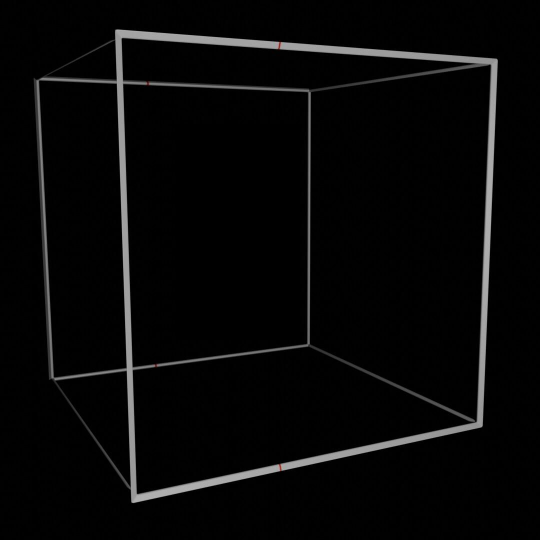
#> input picture CV/MidtermProject/AfterProcess_Box/0000.jpg, 1080 x 1080 px (shown at 1/2 size)
$ jupyter execute --allow-errors MidtermProject.ipynb
#> lines starting #> are read from the running program, lines starting #| are printed output that depends on the picture; after the words box and inside, x2 and y2 are one past the last pixel; in counts of white or black regions, pixels touching at a corner belong together
### Import Package

[cell 1]
import matplotlib.pyplot as plt
import numpy as np
import warnings
import sklearn
import cv2
import os

from sklearn.cluster import KMeans
from mpl_toolkits.mplot3d import Axes3D

### Masking
- Use rectangular masks to separately block the model and the outer cubic frame. This facilitates the subsequent extraction of red points on the cubic frame and laser scan data points.

[cell 2]
# Set the directory path for the original images & processed images
origin_image_path = "ShadowStrip"
processed_path = "AfterProcess_Box"

# Loop through each file in the original image directory
#> (the rest of this cell did not finish here and is left out)

[cell 3]
# Set the directory path for the original images & processed images
origin_image_path = "ShadowStrip"
processed_path = "AfterProcess_Model"

# Loop through each file in the directory specified by origin_image_path
#> (the rest of this cell did not finish here and is left out)

### Red Channel Filtering
- Read the images processed by masking, convert them from BGR channel to HSV channel, and set thresholds to filter out red pixels in the images.

[cell 4]
# Suppress unnecessary warnings
warnings.filterwarnings("ignore")

# Set the directory for processed images
processed_path = "./AfterProcess_Box"

# Define HSV color ranges for light and dark red
light_red_min = np.array([0, 23, 0])
light_red_max = np.array([15, 255, 255])
dark_red_min = np.array([155, 23, 0])
dark_red_max = np.array([180, 255, 180])

# Function to process an image and extract red points
def process_image(image_path):
#> called with image_path = './AfterProcess_Box/0000.jpg'
    image = cv2.imread(image_path)
#> image is the input picture: shape (1080, 1080, 3); mean B, G, R 7.9, 7.9, 7.9
    image_hsv = cv2.cvtColor(image, cv2.COLOR_BGR2HSV)
#> image_hsv: shape (1080, 1080, 3); mean H, S, V 0.1, 0.2, 7.9
    mask_light_red = cv2.inRange(image_hsv, light_red_min, light_red_max)
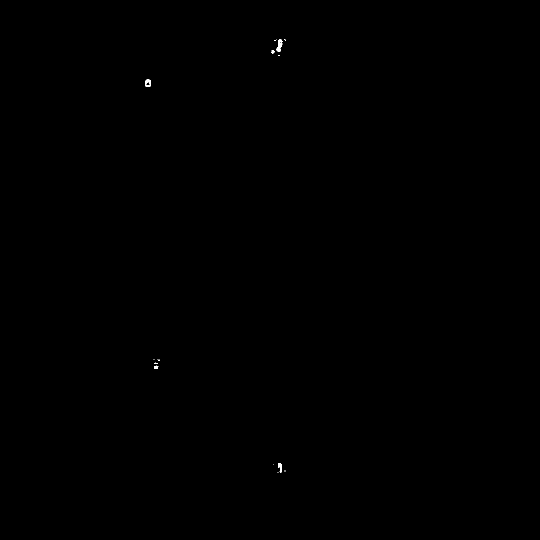
#> mask_light_red: shape (1080, 1080) (shown at 1/2 size); 0.04% white; 20 white regions (15 under 20 px), largest, box (x1, y1, x2, y2) and area: (552, 79, 565, 103) 169, (291, 159, 301, 174) 102, (556, 927, 564, 945) 100, (308, 731, 317, 737) 39, (543, 101, 549, 107) 30
    mask_dark_red = cv2.inRange(image_hsv, dark_red_min, dark_red_max)
#> mask_dark_red: shape (1080, 1080); 0.02% white in thin lines or dots, all inside (x1, y1, x2, y2) = (290, 79, 576, 945)
    mask_red = cv2.bitwise_or(mask_light_red, mask_dark_red)
#> mask_red: shape (1080, 1080); 0.06% white; 18 white regions (12 under 20 px), largest, box (x1, y1, x2, y2) and area: (552, 79, 565, 103) 183, (290, 159, 302, 174) 148, (305, 724, 318, 737) 120, (556, 927, 564, 945) 113, (543, 100, 549, 108) 37, (551, 109, 561, 113) 35
    kernel = np.ones((3,3), np.uint8)
    mask_red = cv2.morphologyEx(mask_red, cv2.MORPH_OPEN, kernel)
#> mask_red: shape (1080, 1080); 0.06% white; 9 white regions (3 under 20 px), largest, box (x1, y1, x2, y2) and area: (553, 79, 564, 103) 178, (291, 159, 301, 174) 146, (306, 724, 317, 737) 118, (556, 927, 564, 945) 105, (543, 100, 549, 107) 35, (552, 109, 560, 113) 32
    red_pixels = np.where(mask_red != 0)
#> red_pixels = 647 positions, rows 79 to 944, columns 291 to 570
    points = np.column_stack((red_pixels[1], red_pixels[0]))
#> points = 647 pairs, first value 291 to 570, second value 79 to 944
    return points

### Kmeans Clustering
- Utilize the sklearn kmeans algorithm to approximate four points for the filtered cubic points.

[cell 5]
# Collect center points of red clusters from each image
centers_list = []
for img in os.listdir(processed_path):
    if img.endswith(('.png', '.jpg', '.jpeg')):
        points = process_image(os.path.join(processed_path, img))
        if len(points) > 0:
            kmeans = KMeans(n_clusters=4, random_state=42).fit(points)
            centers = np.round(kmeans.cluster_centers_).astype(int)
#> centers = [[556, 94], [560, 935], [296, 166], [311, 730]]
            centers_list.append(centers)

# Sort the points in each cluster in a clockwise direction
def sort_points_clockwise(points):
    centroid = np.mean(points, axis=0)
    angles = np.arctan2(points[:,1] - centroid[1], points[:,0] - centroid[0])
    angles = np.where(angles < 0, angles + 2*np.pi, angles)
    sorted_indices = np.argsort(angles)
    sorted_points = points[sorted_indices]
    return sorted_points

# Sort all collected center points
centers_list_sorted = [sort_points_clockwise(centers) for centers in centers_list]
#> centers_list_sorted = [[[560, 935], [311, 730], [296, 166], [556, 94]]]

### Homography Calculation
- Transform all four points of the images to the coordinates [98.5, 98.5], [-98.5, 98.5], [-98.5, -98.5], [98.5, -98.5] through homography.

[cell 6]
# Initialize a list to store homography matrices
H_list = []

# Define the destination points for the homography transformation
dst_points = np.array([[98.5, 98.5], [-98.5, 98.5], [-98.5, -98.5], [98.5, -98.5]], dtype=np.float32)

# Calculate the homography matrix for each set of sorted center points
for centers in centers_list_sorted:
    # Ensure each set of centers contains exactly four points
    if len(centers) == 4:
        # Compute the homography matrix using OpenCV, mapping centers to destination points
        H, _ = cv2.findHomography(centers, dst_points)
        # Append the calculated homography matrix to the list
        H_list.append(H)
#> this loop made 1 pass
#> centers on pass 1: [[560, 935], [311, 730], [296, 166], [556, 94]]
#> after the loop, H_list = [[[2.14, -0.0383, -849.7], [-0.228, 0.775, -283.3], [0.00441, -0.000307, 1]]]

### Z Axis Calculation
- Select the pixel coordinates of the left and right boundaries from the images, and interpolate along the x-axis. In this project, the interpolated values of all four boundary points are averaged to obtain the Z-axis coordinates.

[cell 7]
# Define start, end, and mid points for annotation on an image
start_points = [[237, 67], [73, 159], [103, 757], [269, 997]]
end_points = [[988, 123], [619, 181], [616, 690], [960, 847]]
mid_points = [[560, 935], [311, 730], [296, 166], [556, 94]]

# Combine all points into a single list for processing
points = start_points + end_points + mid_points

# Load the specified image
image = cv2.imread("AfterProcess_Box/0000.jpg")

# Extract x and y coordinates from the combined list of points
x = [point[0] for point in points]
y = [point[1] for point in points]

# Plot the points on the image using matplotlib
plt.scatter(x, y, c='y', s=10, marker='o')  # Yellow color, size 10, circle marker

# Annotate each point with its coordinates on the image
for i, txt in enumerate(points):
    plt.annotate(txt, (x[i], y[i]), color='y')  # Annotation text in yellow

# Display the image with points annotated
plt.imshow(cv2.cvtColor(image, cv2.COLOR_BGR2RGB))
plt.xlabel('X axis')  # Label for the X axis
plt.ylabel('Y axis')  # Label for the Y axis
plt.show()  # Show the plot
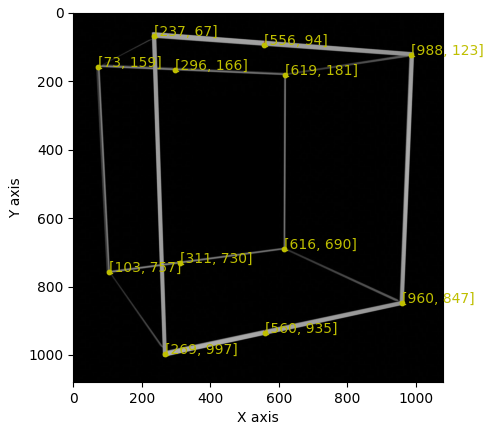
#> figure drawn by matplotlib, 1 panel

[cell 8]
# Initialize a list to store z-axis values
z_list = []

# Define a function to interpolate x-coordinates to millimeters
def interpolate(num, mode):
    # Set the boundaries in millimeters
    start_mm = -100
    end_mm = 100
    # Define conversion points based on specified mode
    if mode == "LowerLeft":
        start_point = 103
        end_point = 616
    elif mode == "LowerRight":
        start_point = 269
        end_point = 960
    elif mode == "UpperLeft":
        start_point = 73
        end_point = 619
    elif mode == "UpperRight":
        start_point = 237
        end_point = 988
    else:
        return "Error"

    # Calculate the interpolated result
    result = (end_mm - start_mm) / (end_point - start_point) * (num - start_point) + start_mm
    return result

# Calculate average interpolated z-values for each set of center points
for i in range(len(centers_list_sorted)):
    a = interpolate(centers_list_sorted[i][0][0], "LowerRight")
    b = interpolate(centers_list_sorted[i][1][0], "LowerLeft")
    c = interpolate(centers_list_sorted[i][2][0], "UpperLeft")
    d = interpolate(centers_list_sorted[i][3][0], "UpperRight")
    final = (a + b + c + d) / 4
    z_list.append(final)
#> this loop made 1 pass
#> (a, b, c) on pass 1: (-15.77, -18.91, -18.32)
#> after the loop, z_list = [-17.01]

### Apply Homography
- Apply the calculated H matrices to the pixels of the red scan line model extracted from the images.

[cell 9]
# Define path to the model images
model_path = "./AfterProcess_Model"

# Ensure the number of homography matrices matches the number of relevant model images
assert len(H_list) == len([img for img in os.listdir(model_path) if img.endswith(('.png', '.jpg', '.jpeg'))])

# Initialize a list to store 3D model points
model_point_list = []

# Iterate through sorted list of images in the model directory
for img_index, img in enumerate(sorted(os.listdir(model_path))):
    # Process only image files
    if img.endswith(('.png', '.jpg', '.jpeg')):
        image_path = os.path.join(model_path, img)
        points = process_image(image_path)
#> call 2 of process_image, with image_path = './AfterProcess_Model/0000.jpg'
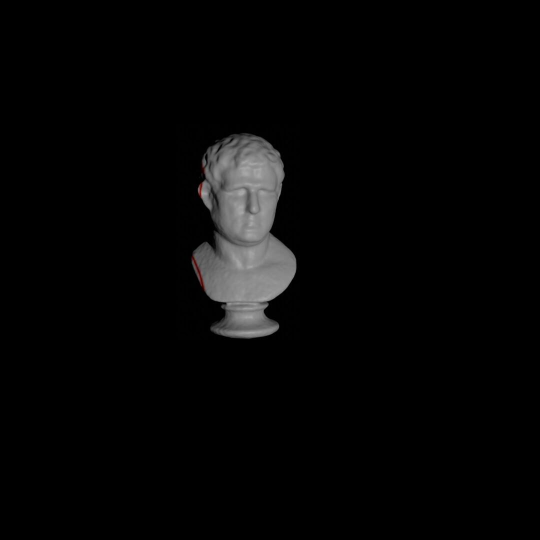
#> input picture CV/MidtermProject/AfterProcess_Model/0000.jpg, 1080 x 1080 px (shown at 1/2 size)
#> in process_image, image is the input picture: shape (1080, 1080, 3); mean B, G, R 5.9, 5.9, 6
#> in process_image (call 2), `image_hsv = cv2.cvtColor(image, cv2.COLOR_BGR2HSV)`: image_hsv: shape (1080, 1080, 3); mean H, S, V 0.3, 0.4, 6
#> in process_image (call 2), `mask_light_red = cv2.inRange(image_hsv, light_red_min, light_red_max)`:
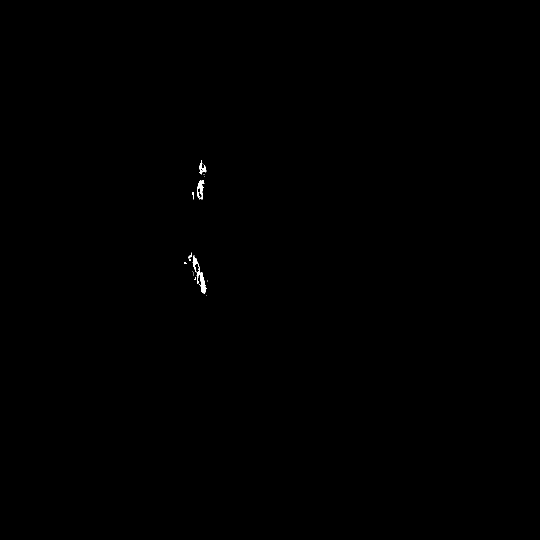
#> mask_light_red: shape (1080, 1080) (shown at 1/2 size); 0.09% white; 21 white regions (15 under 20 px), largest, box (x1, y1, x2, y2) and area: (393, 540, 413, 587) 386, (394, 361, 409, 399) 283, (385, 511, 400, 544) 167, (399, 320, 413, 349) 154, (378, 505, 384, 517) 24, (384, 384, 388, 399) 22
#> in process_image (call 2), `mask_dark_red = cv2.inRange(image_hsv, dark_red_min, dark_red_max)`:
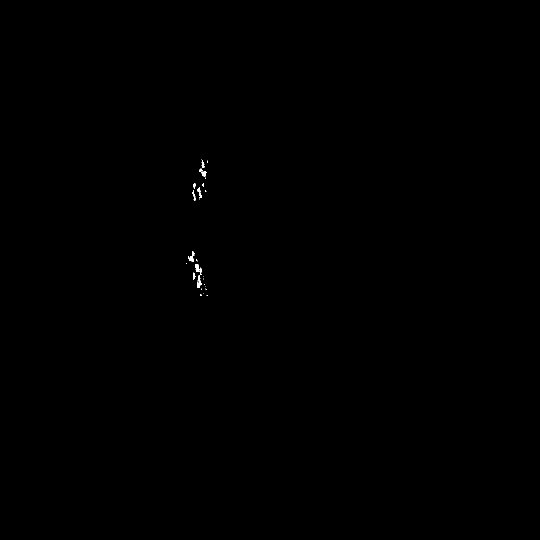
#> mask_dark_red: shape (1080, 1080) (shown at 1/2 size); 0.07% white; 31 white regions (22 under 20 px), largest, box (x1, y1, x2, y2) and area: (390, 528, 404, 550) 141, (394, 550, 403, 576) 128, (377, 502, 389, 524) 113
#> in process_image (call 2), `mask_red = cv2.bitwise_or(mask_light_red, mask_dark_red)`: mask_red: shape (1080, 1080); 0.16% white; 14 white regions (7 under 20 px), largest, box (x1, y1, x2, y2) and area: (376, 502, 413, 587) 992, (394, 361, 409, 399) 387, (399, 319, 413, 354) 311
#> in process_image (call 2), `mask_red = cv2.morphologyEx(mask_red, cv2.MORPH_OPEN, kernel)`: mask_red: shape (1080, 1080); 0.16% white; 8 white regions (2 under 20 px), largest, box (x1, y1, x2, y2) and area: (376, 504, 413, 587) 984, (394, 361, 408, 398) 382, (399, 322, 412, 353) 297, (384, 384, 391, 401) 65, (386, 549, 391, 560) 45, (387, 367, 391, 375) 29
#> in process_image (call 2), `red_pixels = np.where(mask_red != 0)`: red_pixels = 1827 positions, rows 322 to 591, columns 368 to 412
#> in process_image (call 2), `points = np.column_stack((red_pixels[1], red_pixels[0]))`: points = 1827 pairs, first value 368 to 412, second value 322 to 591
        # Check if points are detected and the corresponding homography matrix is available
        if len(points) > 0 and img_index < len(H_list):
            H = H_list[img_index]  # Retrieve the homography matrix for the current image
            points_array = np.array([points], dtype=np.float32)  # Prepare points for transformation
#> points_array has the same summary as points in process_image
            points_transformed = cv2.perspectiveTransform(points_array, H)[0]  # Apply homography
#> points_transformed = 1827 pairs, first value -33.22 to 6.49, second value -46.91 to 32.34

            # Initialize an array to hold the 3D coordinates of the points
            points_3d = np.zeros((len(points_transformed), 3), dtype=np.float32)
#> points_3d = 1827 rows, first 8: [0, 0, 0], [0, 0, 0], [0, 0, 0], [0, 0, 0], [0, 0, 0], [0, 0, 0], [0, 0, 0], [0, 0, 0]
            points_3d[:, :2] = points_transformed  # Fill in the x, y coordinates
            points_3d[:, 2] = z_list[img_index]  # Set the z coordinate to the interpolated value

            # Append the three dimension coordinates to the list
            model_point_list.append(points_3d)

### Rough evaluation
- Visualize the 3D model points in program

[cell 10]
fig = plt.figure()
ax = fig.add_subplot(111, projection='3d')
for points_3d in model_point_list:
    ax.scatter(points_3d[:, 0], points_3d[:, 1], points_3d[:, 2], s=10)
#> this loop made 1 pass
ax.set_xlabel('X Coordinate')
ax.set_ylabel('Y Coordinate')
ax.set_zlabel('Z Coordinate')
ax.set_title('3D Scatter Plot of Transformed Points')
plt.show()
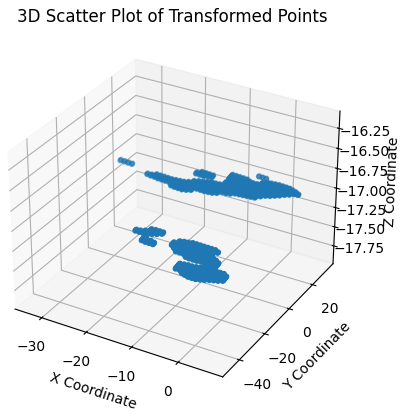
#> figure drawn by matplotlib, 1 panel

### Model Evaluation Output
- Export xyz files and import them into meshlab for evaluating the reconstruction accuracy.

[cell 11]
'''Save 3D points to .xyz file'''
with open("R12522636.xyz", "w") as f:
    for i, points_3d in enumerate(model_point_list):
        for point in points_3d:
            f.write(" ".join(str(coord) for coord in (-point[2]+6, -point[0], -point[1])))
            f.write("\n")
